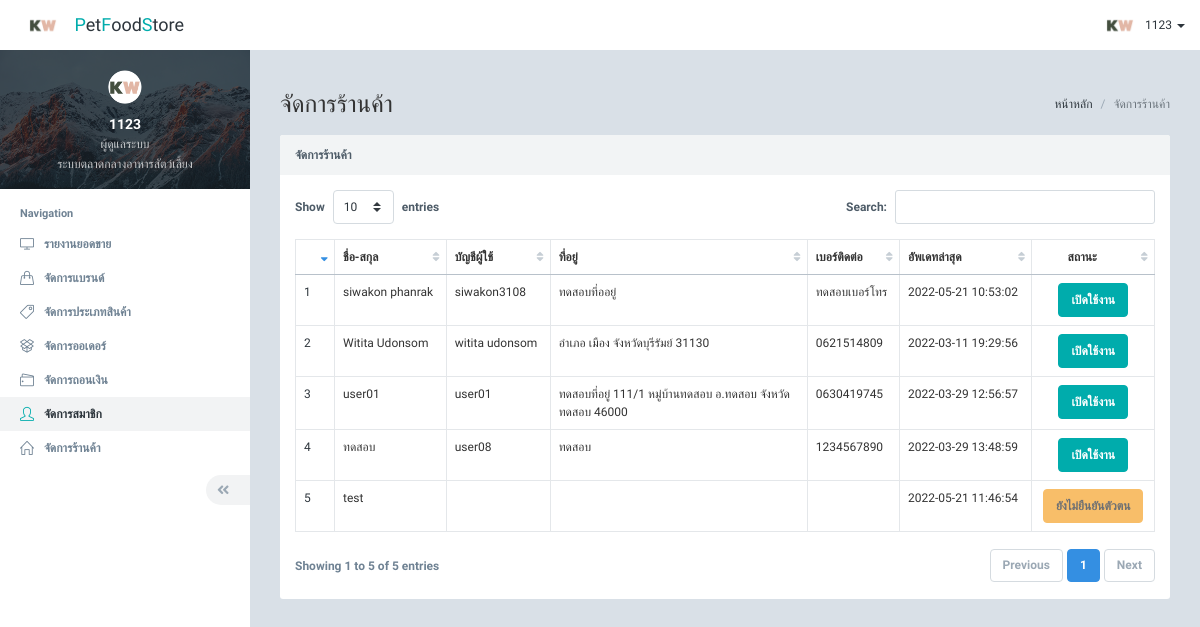
Page /admin/user.php (signed in) on the committed database.
### tables this page shows
CREATE TABLE `user` (
  `user_id` int(11) NOT NULL,
  `user_username` varchar(100) DEFAULT NULL,
  `user_password` varchar(100) DEFAULT NULL,
  `user_fullname` varchar(255) NOT NULL,
  `user_email` varchar(100) NOT NULL,
  `user_address` text DEFAULT NULL,
  `user_tel` varchar(20) DEFAULT NULL,
  `user_status` tinyint(1) NOT NULL DEFAULT 0,
  `user_pet` varchar(255) DEFAULT NULL,
  `token` varchar(100) DEFAULT NULL,
  `createdAt` datetime NOT NULL DEFAULT current_timestamp(),
  `updatedAt` datetime NOT NULL DEFAULT current_timestamp() ON UPDATE current_timestamp()
);

### admin/user.php (the view, shortened to what this page needs)
<?php
  include('includes/header.php');
  $sql = "SELECT * FROM user";
  $result = $conn->query($sql);
?>
<div id="content" class="content">
  <ol class="breadcrumb float-xl-right">
    <li class="breadcrumb-item"><a href="./">หน้าหลัก</a></li>
    <li class="breadcrumb-item active">จัดการร้านค้า</li>
  </ol>
  <h1 class="page-header">
    จัดการร้านค้า
  </h1>
  <div class="panel panel-default">
    <div class="panel-heading">
      <h4 class="panel-title">จัดการร้านค้า</h4>
    </div>
    <div class="panel-body" style="overflow-y: scroll;">
      <table id="data-table-default" class="table table-bordered">
        <thead>
          <tr>
            <th width="1%"></th>
            <th class="text-nowrap">ชื่อ-สกุล</th>
            <th class="text-nowrap">บัญชีผู้ใช้</th>
            <th width="15rem" class="text-nowrap">ที่อยู่</th>
            <th class="text-nowrap">เบอร์ติดต่อ</th>
            <th class="text-nowrap">อัพเดทล่าสุด</th>
            <th class="text-nowrap text-center">สถานะ</th>
          </tr>
        </thead>
        <tbody>
          <?php foreach ($result as $key => $row){ ?>
          <tr>
            <td width="1%" class="f-s-600 text-inverse"><?php echo $key+1; ?></td>
            <td><?php echo $row['user_fullname']; ?></td>
            <td><?php echo $row['user_username']; ?></td>
            <td><div class="ellipsis-3" style="width: 15rem;"><?php echo $row['user_address']; ?></div></td>
            <td><?php echo $row['user_tel']; ?></td>
            <td><?php echo $row['updatedAt']; ?></td>
            <td class="text-center"><form action="process_user.status.php" method="POST"><button type="submit" class="btn btn-<?php echo ($row['user_username']===NULL)? "warning": (((bool)$row['user_status'])?"success": "danger"); ?>" name="change_status" value="<?php echo $row['user_id']; ?>" <?php echo ($row['user_username']===NULL)?"disabled": ""; ?> ><?php echo ($row['user_username']===NULL)? "ยังไม่ยืนยันตัวตน":(((bool)$row['user_status'])?"เปิดใช้งาน": "ปิดใช้งาน"); ?></button></form></td>
          </tr>
          <?php } ?>
        </tbody>
      </table>
    </div>
  </div>
</div>
<?php include('includes/footer.php'); ?>

### admin/includes/header.php (style rules this page uses)
.ellipsis-3, .ellipsis-3 * { overflow: hidden; display: -webkit-box; -webkit-box-orient: vertical; -webkit-line-clamp: 3; }

### rows in the picture
user: user_fullname "siwakon phanrak", user_username "siwakon3108", user_address "ทดสอบที่ออยู่", user_tel "ทดสอบเบอร์โทร", updatedAt "2022-05-21 10:53:02", user_status "เปิดใช้งาน"
user: user_fullname "Witita Udonsom", user_username "witita udonsom", user_address "อำเภอ เมือง จังหวัดบุรีรัมย์ 31130", user_tel "0621514809", updatedAt "2022-03-11 19:29:56", user_status "เปิดใช้งาน"
user: user_fullname "user01", user_username "user01", user_address "ทดสอบที่อยู่ 111/1 หมู่บ้านทดสอบ อ.ทดสอบ จังหวัดทดสอบ 46000", user_tel "0630419745", updatedAt "2022-03-29 12:56:57", user_status "เปิดใช้งาน"
user: user_fullname "ทดสอบ", user_username "user08", user_address "ทดสอบ", user_tel "1234567890", updatedAt "2022-03-29 13:48:59", user_status "เปิดใช้งาน"
user: user_fullname "test", updatedAt "2022-05-21 11:46:54", $row['user_id'] 13 (drawn), shows "ยังไม่ยืนยันตัวตน"

### other values in the picture
$_SESSION['admin_fullname'] "1123"
